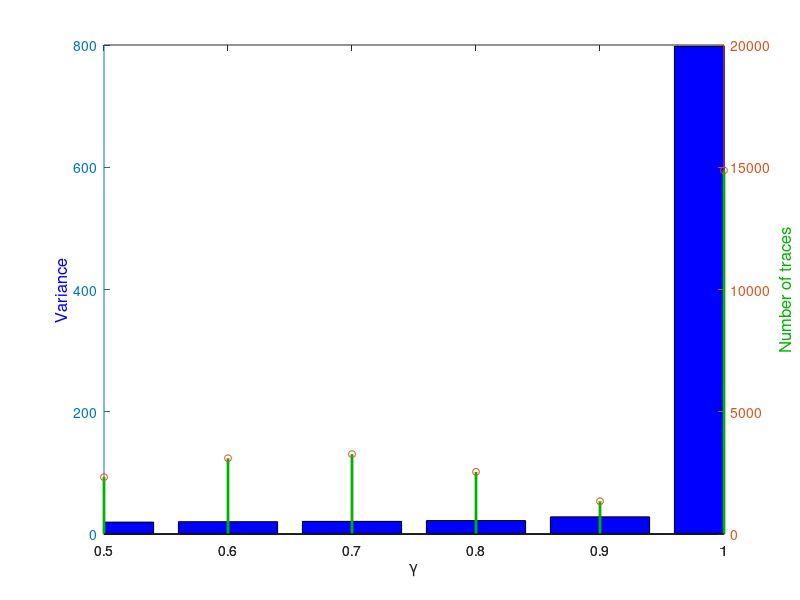

This chart was generated by the following MATLAB code:
results = load('table_var');
table = results.table;

nGammas =  size(table,2);
gammas = zeros(1,nGammas);
variances = zeros(1,nGammas);
nTraces = zeros(1,nGammas);

for i = 1:nGammas
    gammas(i) = table(1,i).gamma;
    variances(i) = table(1,i).Qvar;
    nTraces(i) = table(1,i).nMean;
end

% figure(1)
% bar(floor(variances));
% set(gca,'XTick',1:length(floor(variances)))
% set(gca,'XTickLabel',gammas)
% ylabel('Variance')
% xlabel('\gamma')
% title('Maximum variance in the estimation of Q(s,a)')
% axis tight

figure(2)
[ax,hBar,hStem] = plotyy(1:length(gammas),variances,1:length(gammas),nTraces,'bar','stem');
%[ax,hBar,hStem] = plotyy(gammas,variances,gammas,nTraces,'bar','stem');
set(hBar,'FaceColor', [0 0 1]);
set(hStem,'LineWidth', 2);
set(hStem,'MarkerSize', 5);
set(hStem,'Color', [0,0.7,0]);
%set(hBar, 'XTick', 1:length(gammas))
%set(hBar,'XTickLabel',gammas)
set(ax(1),'XTick',1:length(gammas));
set(ax(2),'XTick',1:length(gammas));
set(ax(1),'XTickLabel',gammas);
set(ax(2),'XTickLabel',gammas);
xlabel('\gamma', 'FontSize', 12)
ylabel(ax(1),'Variance','FontSize', 12, 'Color',[0,0,1])
ylabel(ax(2),'Number of traces', 'FontSize', 12, 'Color',[0,0.7,0])

%hStem.Color = [0,0.7,0.7];
